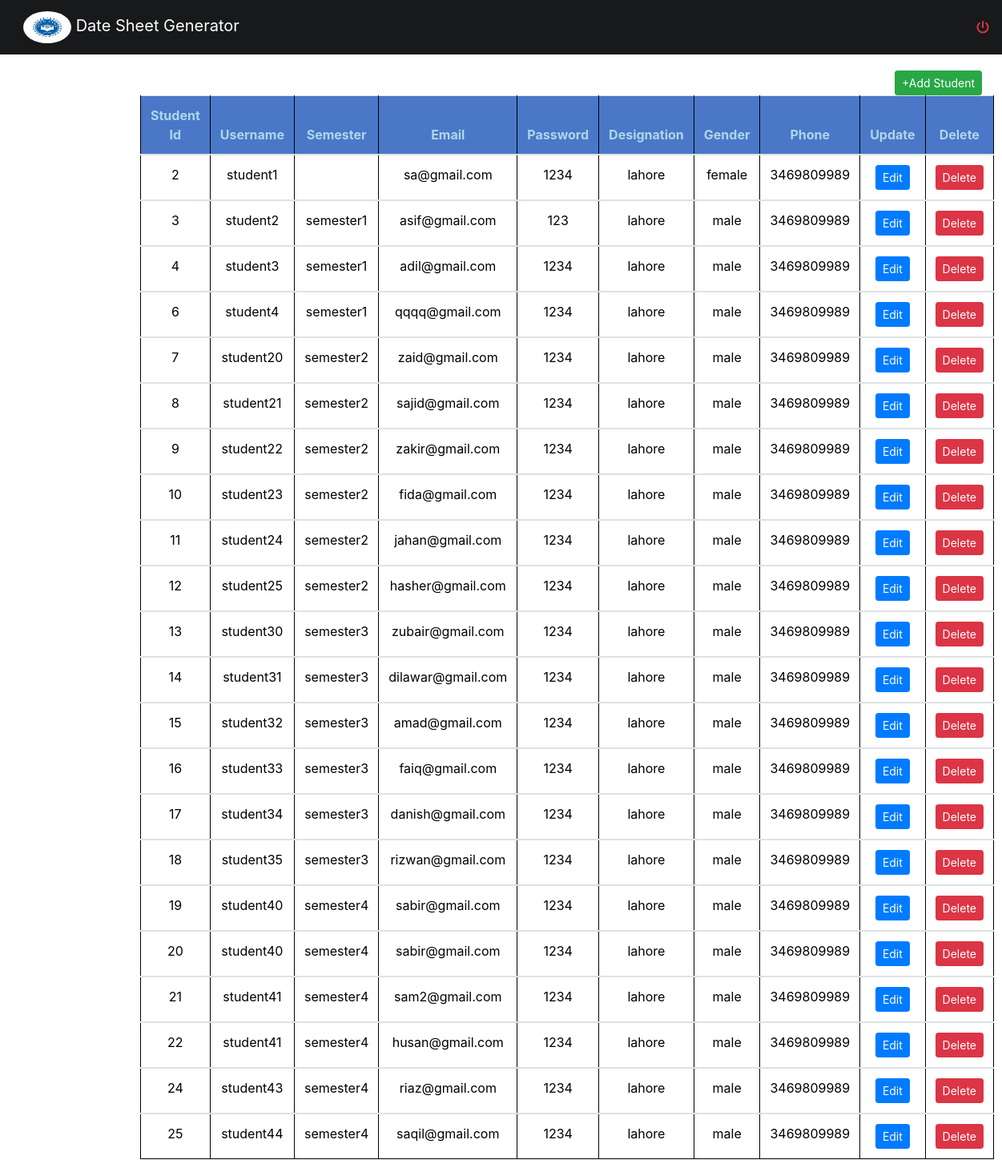
Screenshot of /admin/viewstudent.php with the database file from the repository.
### tables this page shows
CREATE TABLE `student` (
  `student_id` int(11) NOT NULL,
  `username` varchar(50) NOT NULL,
  `first_name` varchar(50) NOT NULL,
  `last_name` varchar(50) NOT NULL,
  `password` varchar(50) NOT NULL,
  `email` varchar(50) NOT NULL,
  `semester` varchar(50) NOT NULL,
  `gender` varchar(50) NOT NULL,
  `address` varchar(50) NOT NULL,
  `phone` bigint(50) NOT NULL
);

### admin/viewstudent.php (the view, shortened to what this page needs)
<?php
require_once "../header.php";
?>
<div class="main" >
<div class="container" >
        <div  >
<a href="addstudent.php" class="btn btn-sm btn-success" role="button" style="float:right;margin-top:20px;">+Add Student</a>
	<div>
          <table class="table " id="table">
					 <thead>
							<tr>
							<th>Student Id</th>
							<th>Username</th>
							<th>Semester</th>
							<th>Email</th>
							<th>Password</th>
							<th>Designation</th>
							<th>Gender</th>
							<th>Phone</th>
							<th>Update</th>
							<th>Delete</th>
							 </tr>
					</thead>
					<tbody>
<?php
             $busSql = "Select * from student";
             $resultBusSql = mysqli_query($link, $busSql);
    while($row = mysqli_fetch_assoc($resultBusSql)){
		       $id=$row['student_id'];
		       $username=$row['username'];
			    $semester=$row['semester'];
		       $email=$row['email'];
		       $password=$row['password'];
		       $designation=$row['address'];
		       $gender=$row['gender'];
		       $phone=$row['phone'];
   ?>
                                 <tr>
							       <td><?Php echo $id; ?></td>
							      <td><?Php echo $username;?></td>
								  <td><?Php echo  $semester;?></td>
							       <td><?Php echo $email;?></td>
							       <td><?Php echo $password ;?></td>
							       <td><?Php echo $designation;?></td>
							       <td><?Php echo  $gender;?></td>
							       <td><?Php echo $phone;?></td>
				                   <td>
				<a href="addstudent.php?id=<?php echo $id;?>" class="btn btn-sm btn-primary" role="button">Edit</a>
				                   </td>
				                    <td>
				<a href="viewstudent.php?id=<?php echo $id;?>" class="btn btn-sm btn-danger" role="button">Delete</a>
				                   </td>
		                           </tr>
					</tbody>
	<?php
	}
	?>
	</div>
	</div>
	</div>
</body>
</html>

### style.css (style rules this page uses)
body { margin:0px; padding:0px; color:black; }
.main { margin-left: 150px; padding: 0px 10px; }
#table th { background-color:#4b77c9; color:lightblue; text-align:center; }
#table td { background-color:white; text-align:center; color:black; }
#table { background-color:#334d4d; border-radius: 10px; padding-top: 10px; padding-bottom: 10px; color: lightblue; }
.container { color: lightblue; }
.container table { color: lightblue; }
.table2, th, td { border: 1px solid black; }

### rows the page displays
student: student_id "2", username "student1", email "sa@gmail.com", password "1234", address "lahore", gender "female", phone "3469809989"
student: student_id "3", username "student2", semester "semester1", email "asif@gmail.com", password "123", address "lahore", gender "male", phone "3469809989"
student: student_id "4", username "student3", semester "semester1", email "adil@gmail.com", password "1234", address "lahore", gender "male", phone "3469809989"
student: student_id "6", username "student4", semester "semester1", email "qqqq@gmail.com", password "1234", address "lahore", gender "male", phone "3469809989"
student: student_id "7", username "student20", semester "semester2", email "zaid@gmail.com", password "1234", address "lahore", gender "male", phone "3469809989"
student: student_id "8", username "student21", semester "semester2", email "sajid@gmail.com", password "1234", address "lahore", gender "male", phone "3469809989"
student: student_id "9", username "student22", semester "semester2", email "zakir@gmail.com", password "1234", address "lahore", gender "male", phone "3469809989"
student: student_id "10", username "student23", semester "semester2", email "fida@gmail.com", password "1234", address "lahore", gender "male", phone "3469809989"
student: student_id "11", username "student24", semester "semester2", email "jahan@gmail.com", password "1234", address "lahore", gender "male", phone "3469809989"
student: student_id "12", username "student25", semester "semester2", email "hasher@gmail.com", password "1234", address "lahore", gender "male", phone "3469809989"
student: student_id "13", username "student30", semester "semester3", email "zubair@gmail.com", password "1234", address "lahore", gender "male", phone "3469809989"
student: student_id "14", username "student31", semester "semester3", email "dilawar@gmail.com", password "1234", address "lahore", gender "male", phone "3469809989"
student: student_id "15", username "student32", semester "semester3", email "amad@gmail.com", password "1234", address "lahore", gender "male", phone "3469809989"
student: student_id "16", username "student33", semester "semester3", email "faiq@gmail.com", password "1234", address "lahore", gender "male", phone "3469809989"
student: student_id "17", username "student34", semester "semester3", email "danish@gmail.com", password "1234", address "lahore", gender "male", phone "3469809989"
student: student_id "18", username "student35", semester "semester3", email "rizwan@gmail.com", password "1234", address "lahore", gender "male", phone "3469809989"
student: student_id "19", username "student40", semester "semester4", email "sabir@gmail.com", password "1234", address "lahore", gender "male", phone "3469809989"
student: student_id "20", username "student40", semester "semester4", email "sabir@gmail.com", password "1234", address "lahore", gender "male", phone "3469809989"
student: student_id "21", username "student41", semester "semester4", email "sam2@gmail.com", password "1234", address "lahore", gender "male", phone "3469809989"
student: student_id "22", username "student41", semester "semester4", email "husan@gmail.com", password "1234", address "lahore", gender "male", phone "3469809989"
student: student_id "24", username "student43", semester "semester4", email "riaz@gmail.com", password "1234", address "lahore", gender "male", phone "3469809989"
student: student_id "25", username "student44", semester "semester4", email "saqil@gmail.com", password "1234", address "lahore", gender "male", phone "3469809989"
